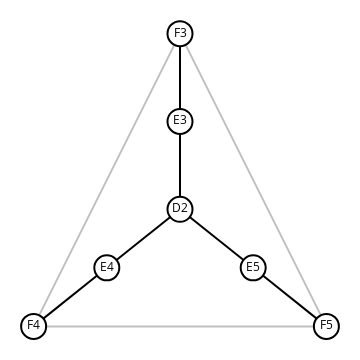

Notebook code cell kept with this figure:
### Markdown cell above
Quarto grafo:

### Code cell
g4 = load_graph('power-4.gml')

show_graph(g4)

### Figure 1 — Plotly figure (JSON) as saved in the notebook; plotly's stock layout.template omitted (floating-point values rounded to 4 significant figures)
{"data": [{"hoverinfo": "none", "line": {"color": "rgb(192, 192, 192)", "width": 2}, "mode": "lines", "x": [0.5, 0, null, 0.5, 1, null, 0, 1, null], "y": [1, 0, null, 1, 0, null, 0, 0, null]}, {"hoverinfo": "none", "line": {"color": "rgb(0, 0, 0)", "width": 2}, "mode": "lines", "x": [0.5, 0.5, null, 0.5, 0.25, null, 0.5, 0.75, null, 0.5, 0.5, null, 0.25, 0, null, 0.75, 1, null], "y": [0.4, 0.7, null, 0.4, 0.2, null, 0.4, 0.2, null, 0.7, 1, null, 0.2, 0, null, 0.2, 0, null]}, {"hoverinfo": "none", "marker": {"color": "rgb(255, 255, 255)", "line": {"color": "rgb(0, 0, 0)", "width": 2}, "size": 25}, "mode": "markers+text", "text": ["D2", "E3", "E4", "E5", "F3", "F4", "F5"], "textfont": {"color": "rgb(0, 0, 0)"}, "textposition": "middle center", "x": [0.5, 0.5, 0.25, 0.75, 0.5, 0, 1], "y": [0.4, 0.7, 0.2, 0.2, 1, 0, 0]}], "layout": {"height": 360, "margin": {"b": 0, "l": 0, "r": 0, "t": 0}, "showlegend": false, "width": 360, "xaxis": {"showgrid": false, "showticklabels": false, "zeroline": false}, "yaxis": {"showgrid": false, "showticklabels": false, "zeroline": false}}}
